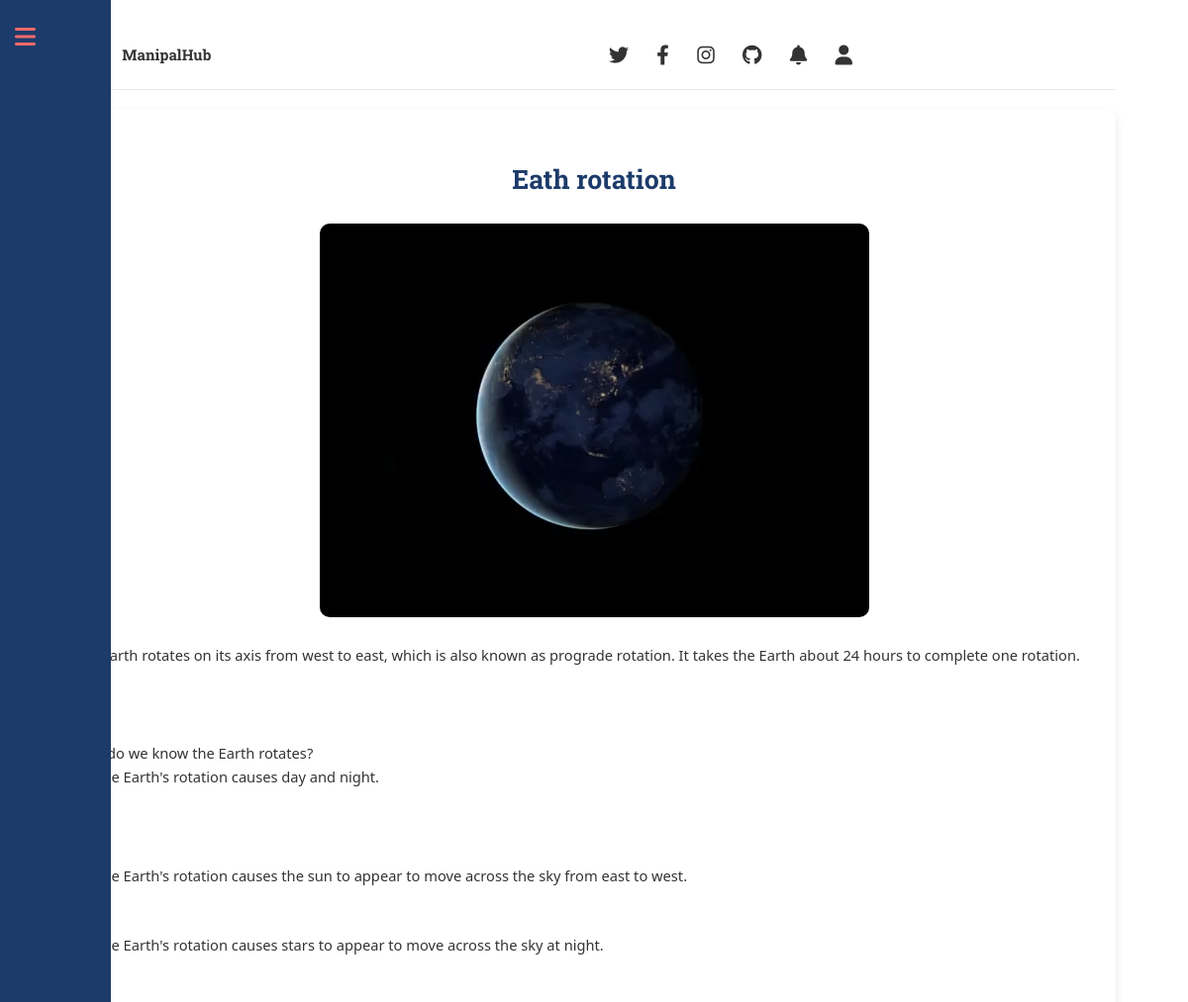
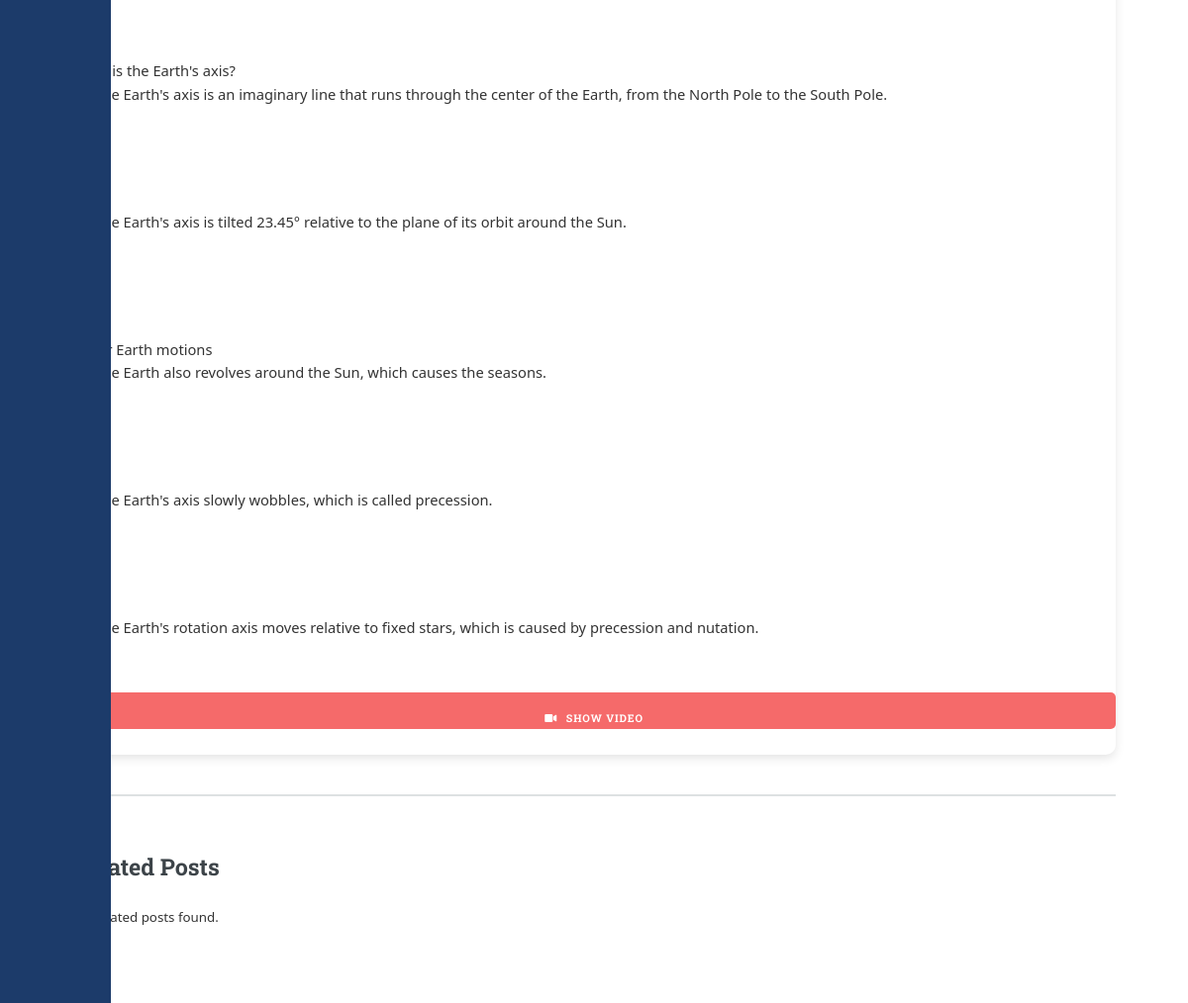
Screenshot of /videocast/untitled-video/ (signed in) with the database file from the repository (2 pictures, top to bottom).
### content/models.py (models this page shows, shortened)
class Videocast(models.Model):
    CATEGORY_CHOICES = [
        ('tutorial', 'Tutorial'),
        ('lecture', 'Lecture'),
        ('interview', 'Interview'),
        ('demo', 'Demo'),
        ('entertainment', 'Entertainment'),
        ('other', 'Other'),
    ]
    title = models.CharField(
        max_length=256,
        verbose_name=_('Title :'),
        unique=True,
        default='Untitled Video'
    )
    slug = models.SlugField(
        max_length=256,
        verbose_name=_('Slug :'),
        unique=True,
        default='untitled-video'
    )
    thumbnail = models.ImageField(
        upload_to='content/video/thumbnail/',
        verbose_name=_('Thumbnail :'),
        default='default-video-thumbnail.png'
    )
    publish = models.BooleanField(
        verbose_name=_('Publish :'),
        default=True,
        help_text=_('Will this video be published?')
    )
    video = models.CharField(
        max_length=256,
        verbose_name=_('Video link :'),
        default='https://www.youtube.com/embed/dQw4w9WgXcQ'
    )
    category = models.CharField(
        max_length=32,
        choices=CATEGORY_CHOICES,
        default='other',
        verbose_name=_('Category :')
    )
    content = RichTextUploadingField(
        default='Write your video description here...'
    )
    class Meta:
        verbose_name = _('Video Cast')
        verbose_name_plural = _('Video Casts')

### content/views.py (the view)
# urls.py: path('videocast/<str:slug>/', views.VideocastSingle.as_view(), name='videocast_single'),
class VideocastSingle(generic.DetailView):
    model = models.Videocast
    template_name = 'single.html'
    def get_queryset(self):
        return self.model.objects.filter(slug=self.kwargs['slug'])

### content/context_processors.py (called while the page is built)
def show_system_content(request):
    return {
        'blog_categories': models.BlogCategory.objects.all(),
        'videocast_categories': models.VideocastCategory.objects.all(),
        'podcast_categories': models.PodcastCategory.objects.all(),
        'podcasts': models.Podcast.objects.order_by('-pk').filter(publish=True)[:2],
        'config': config
    }

### templates/single.html (shortened to what this page needs)
{% extends 'base.html' %}
{% load i18n %}
{% block content %}
    <section id="main-content">
        <header class="main">
            <h1 class="content-title">{{ object.title }}</h1>
        </header>
        {% if object.thumbnail %}
        <div class="content-image">
            <img src="{{ object.thumbnail.url }}" alt="{{ object.title }}" class="main-thumbnail"/>
        </div>
        {% endif %}
        <div class="content-body">
            {{ object.content|safe }}
        </div>
        {% if object.video %}
        <div class="video-section">
            <a href="{{ object.video }}" class="button primary fit icon solid fa-video">
                {% translate 'Show Video' %}
            </a>
        </div>
        {% endif %}
    </section>
    <section id="related-posts">
        <header class="section-header">
            <h2>{% translate 'Related Posts' %}</h2>
        </header>
        <div class="related-posts-grid">
            {% for related_post in related_posts %}
                <article class="related-post-card">
                    {% if related_post.thumbnail %}
                    <a href="{% url 'content:blog_single' related_post.slug %}" class="related-post-image-link">
                        <img src="{{ related_post.thumbnail.url }}" alt="{{ related_post.title }}" class="related-post-image"/>
                    </a>
                    {% endif %}
                    <div class="related-post-content">
                        <h3>
                            <a href="{% url 'content:blog_single' related_post.slug %}">{{ related_post.title }}</a>
                        </h3>
                        <p>{{ related_post.content|safe|truncatewords_html:15 }}</p>
                    </div>
                </article>
            {% empty %}
                <p>{% translate 'No related posts found.' %}</p>
            {% endfor %}
        </div>
    </section>
{% endblock %}

### templates/static/assets/css/main.css (style rules this page uses)
html, body, div, span, applet, object, iframe, h1, h2, h3, h4, h5, h6, p, blockquote, pre, a, abbr, acronym, address, big, cite, code, del, dfn, em, img, ins, kbd, q, s, samp, small, strike, strong, sub, sup, tt, var, b, u, i, center, dl, dt, dd, ol, ul, li, fieldset, form, label, legend, table, caption, tbody, tfoot, thead, tr, th, td, article, aside, canvas, details, embed, figure, figcaption, footer, header, hgroup, menu, nav, output, ruby, section, summary, time, mark, audio, video { margin: 0; padding: 0; border: 0; font-size: 100%; font: inherit; vertical-align: baseline; }
article, aside, details, figcaption, figure, footer, header, hgroup, menu, nav, section { display: block; }
body { line-height: 1; }
ol, ul { list-style: none; }
body { -webkit-text-size-adjust: none; }
body { -ms-overflow-style: scrollbar; }
html { box-sizing: border-box; }
*, *:before, *:after { box-sizing: inherit; }
body { background: #ffffff; }
body, input, select, textarea { color: #7f888f; font-family: "Open Sans", sans-serif; font-size: 13pt; font-weight: 400; line-height: 1.65; }
@media screen and (max-width: 1680px) { body, input, select, textarea { font-size: 11pt; } }
@media screen and (max-width: 1280px) { body, input, select, textarea { font-size: 10pt; } }
a { -moz-transition: color 0.2s ease-in-out, border-bottom-color 0.2s ease-in-out; -webkit-transition: color 0.2s ease-in-out, border-bottom-color 0.2s ease-in-out; -ms-transition: color 0.2s ease-in-out, border-bottom-color 0.2s ease-in-out; transition: color 0.2s ease-in-out, border-bottom-color 0.2s ease-in-out; border-bottom: dotted 1px; color: #f56a6a; text-decoration: none; }
p { margin: 0 0 2em 0; }
h1, h2, h3, h4, h5, h6 { color: #3d4449; font-family: "Roboto Slab", serif; font-weight: 700; line-height: 1.5; margin: 0 0 1em 0; }
h1 { font-size: 4em; margin: 0 0 0.5em 0; line-height: 1.3; }
h2 { font-size: 1.75em; }
@media screen and (max-width: 1680px) { h1 { font-size: 3.5em; } }
header.main > :last-child { margin: 0 0 1em 0; }
.icon { text-decoration: none; border-bottom: none; position: relative; }
.icon:before { -moz-osx-font-smoothing: grayscale; -webkit-font-smoothing: antialiased; display: inline-block; font-style: normal; font-variant: normal; text-rendering: auto; line-height: 1; text-transform: none !important; font-family: 'Font Awesome 5 Free'; font-weight: 400; }
.icon:before { line-height: inherit; }
.icon.solid:before { font-weight: 900; }
ul { list-style: disc; margin: 0 0 2em 0; padding-left: 1em; }
ul li { padding-left: 0.5em; }
input[type="submit"], input[type="reset"], input[type="button"], button, .button { -moz-appearance: none; -webkit-appearance: none; -ms-appearance: none; appearance: none; -moz-transition: background-color 0.2s ease-in-out, color 0.2s ease-in-out; -webkit-transition: background-color 0.2s ease-in-out, color 0.2s ease-in-out; -ms-transition: background-color 0.2s ease-in-out, color 0.2s ease-in-out; transition: background-color 0.2s ease-in-out, color 0.2s ease-in-out; background-color: transparent; border-radius: 0.375em; border: 0; box-shadow: inset 0 0 0 2px #f56a6a; color: #f56a6a !important; cursor: pointer; display: inline-block; font-family: "Roboto Slab", serif; font-size: 0.8em; font-weight: 700; height: 3.5em; letter-spacing: 0.075em; line-height: 3.5em; padding: 0 2.25em; text-align: center; text-decoration: none; text-transform: uppercase; white-space: nowrap; }
input[type="submit"].icon:before, input[type="reset"].icon:before, input[type="button"].icon:before, button.icon:before, .button.icon:before { margin-right: 0.5em; }
input[type="submit"].fit, input[type="reset"].fit, input[type="button"].fit, button.fit, .button.fit { width: 100%; }
input[type="submit"].primary, input[type="reset"].primary, input[type="button"].primary, button.primary, .button.primary { background-color: #f56a6a; box-shadow: none; color: #ffffff !important; }
#main > .inner > section { padding: 6em 0 4em 0 ; border-top: solid 2px rgba(210, 215, 217, 0.75); }
#main > .inner > section:first-of-type { border-top: 0 !important; }
@media screen and (max-width: 1680px) { #main > .inner > section { padding: 5em 0 3em 0 ; } }
@media screen and (max-width: 1280px) { #main > .inner > section { padding: 4em 0 2em 0 ; } }

### rows the page displays
Videocast: title "Eath rotation", thumbnail (picture), content "The Earth rotates on its axis from west to east, which is also known as prograde rotation. It takes the Earth about 24 hours to complete one rotation. How do we know the Earth rotates? The Earth's rotation causes day and night. The Earth's rotation causes the sun to appear to move across the sky from east to west. The Earth's rotation causes stars to appear to move across the sky at night. What is the Earth's axis? The Earth's axis is an imaginary line that runs through the center of the Earth, from the North Pole to the South Pole. The Earth's axis is tilted 23.45° relative to the plane of its orbit around the Sun. Other Earth motions The Earth also revolves around the Sun, which causes…"
